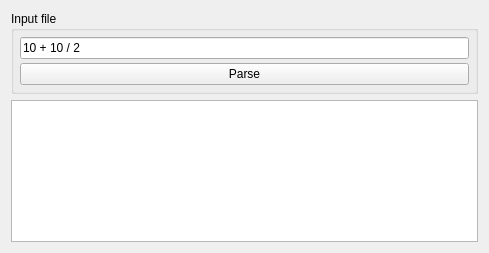
<?xml version="1.0" encoding="UTF-8"?>
<ui version="4.0">
 <class>MainWindow</class>
 <widget class="QMainWindow" name="MainWindow">
  <property name="geometry">
   <rect>
    <x>0</x>
    <y>0</y>
    <width>489</width>
    <height>253</height>
   </rect>
  </property>
  <property name="windowTitle">
   <string>Skynet Cyberdyne Calculator</string>
  </property>
  <widget class="QWidget" name="centralWidget">
   <layout class="QGridLayout" name="gridLayout">
    <item row="0" column="0">
     <widget class="QGroupBox" name="inputGroup">
      <property name="sizePolicy">
       <sizepolicy hsizetype="Preferred" vsizetype="Maximum">
        <horstretch>0</horstretch>
        <verstretch>0</verstretch>
       </sizepolicy>
      </property>
      <property name="title">
       <string>Input file</string>
      </property>
      <layout class="QGridLayout" name="gridLayout_2">
       <property name="leftMargin">
        <number>6</number>
       </property>
       <property name="topMargin">
        <number>6</number>
       </property>
       <property name="rightMargin">
        <number>6</number>
       </property>
       <property name="bottomMargin">
        <number>6</number>
       </property>
       <property name="spacing">
        <number>4</number>
       </property>
       <item row="1" column="0">
        <widget class="QPushButton" name="parseButton">
         <property name="text">
          <string>Parse</string>
         </property>
        </widget>
       </item>
       <item row="0" column="0">
        <widget class="QLineEdit" name="lineEdit_input">
         <property name="text">
          <string>10 + 10 / 2</string>
         </property>
        </widget>
       </item>
      </layout>
     </widget>
    </item>
    <item row="1" column="0">
     <widget class="QPlainTextEdit" name="plainTextEdit_result"/>
    </item>
   </layout>
  </widget>
 </widget>
 <layoutdefault spacing="6" margin="11"/>
 <resources/>
 <connections/>
</ui>
